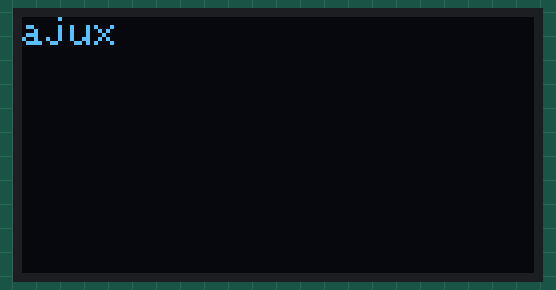
This sketch was run on a simulated Arduino Uno, built with avr-gcc and run on an emulated ATmega328P. Shown: 128×64 one-colour display.

Above: at 0.1 s.
At 1.1 s:
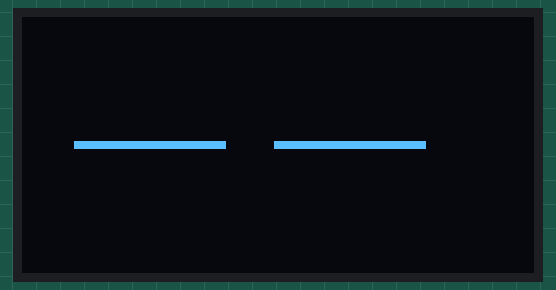
At 3.7 s:
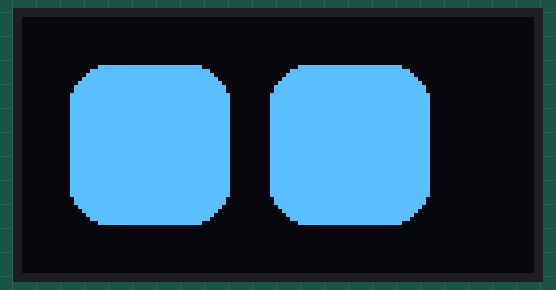
At 5.8 s:
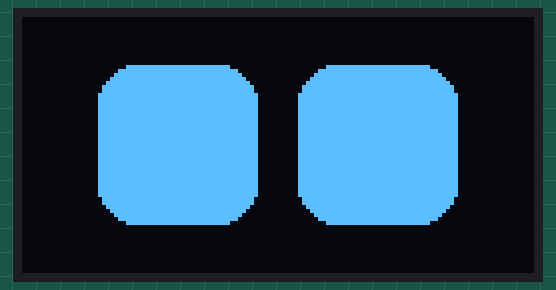
At 8.2 s:
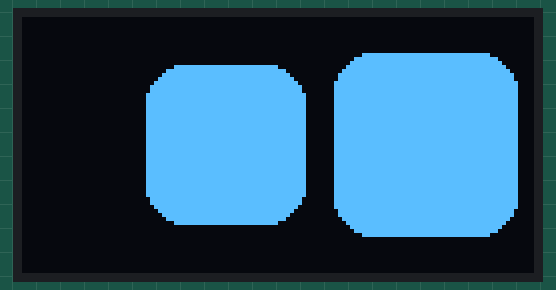
At 14.4 s:
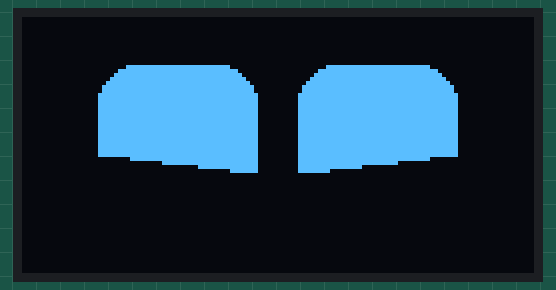

Measured:
- by itself, everything shown: repeats every 10.6 s, in 15 steps
- what the display in image 1 shows lasts 2.0 s, from 1.1 s to 3.1 s
- what the display in image 3 shows lasts 1.1 s, from 5.7 s to 6.8 s
- what the display in image 4 shows lasts 1.1 s, from 8.1 s to 9.2 s
- what the display in image 5 shows lasts 2.0 s, from 14.3 s to 16.3 s

The sketch:

movingEYE.ino
```cpp
#include <SPI.h>
#include <Wire.h>
#include <Adafruit_GFX.h>
#include <Adafruit_SSD1306.h>


#define SCREEN_WIDTH 128 // OLED display width, in pixels
#define SCREEN_HEIGHT 64 // OLED display height, in pixels

#define OLED_RESET     -1 // Reset pin # (or -1 if sharing Arduino reset pin)
#define SCREEN_ADDRESS 0x3C ///< See datasheet for Address; 0x3D for 128x64, 0x3C for 128x32
Adafruit_SSD1306 display(SCREEN_WIDTH, SCREEN_HEIGHT, &Wire, OLED_RESET);


//reference state
int ref_eye_height = 40;
int ref_eye_width = 40;
int ref_space_between_eye = 10;
int ref_corner_radius = 10;
//current state of the eyes
int left_eye_height = ref_eye_height;
int left_eye_width = ref_eye_width;
int left_eye_x = 32;
int left_eye_y = 32;
int right_eye_x = 32+ref_eye_width+ref_space_between_eye;
int right_eye_y = 32;
int right_eye_height = ref_eye_height;
int right_eye_width = ref_eye_width;


void draw_eyes(bool update=true)
{
    display.clearDisplay();
    //draw from center
    int x = int(left_eye_x-left_eye_width/2);
    int y = int(left_eye_y-left_eye_height/2);
    display.fillRoundRect(x,y,left_eye_width,left_eye_height,ref_corner_radius,SSD1306_WHITE);
    x = int(right_eye_x-right_eye_width/2);
    y = int(right_eye_y-right_eye_height/2);
    display.fillRoundRect(x,y,right_eye_width,right_eye_height,ref_corner_radius,SSD1306_WHITE);
    if(update)
    {
      display.display();
    }

}


void center_eyes(bool update=true)
{
  //move eyes to the center of the display, defined by SCREEN_WIDTH, SCREEN_HEIGHT
  left_eye_height = ref_eye_height;
  left_eye_width = ref_eye_width;
  right_eye_height = ref_eye_height;
  right_eye_width = ref_eye_width;

  left_eye_x = SCREEN_WIDTH/2-ref_eye_width/2-ref_space_between_eye/2;
  left_eye_y = SCREEN_HEIGHT/2;
  right_eye_x = SCREEN_WIDTH/2+ref_eye_width/2+ref_space_between_eye/2;
  right_eye_y = SCREEN_HEIGHT/2;

  draw_eyes(update);
}

void blink(int speed=12)
{
  draw_eyes();


  for(int i=0;i<3;i++)
  {
    left_eye_height = left_eye_height-speed;
    right_eye_height = right_eye_height-speed;
    draw_eyes();
    delay(1);
  }
  for(int i=0;i<3;i++)
  {
    left_eye_height = left_eye_height+speed;
    right_eye_height = right_eye_height+speed;

    draw_eyes();
    delay(1);
  }
}


void sleep()
{
  left_eye_height = 2;
  right_eye_height = 2;
  draw_eyes(true);
}
void wakeup()
{

  sleep();

  for(int h=0; h <= ref_eye_height; h+=2)
  {
    left_eye_height = h;
    right_eye_height = h;
    draw_eyes(true);
  }


}


void happy_eye()
{
  center_eyes(false);
  //draw inverted triangle over eye lower part
  int offset = ref_eye_height/2;
  for(int i=0;i<10;i++)
  {
    display.fillTriangle(left_eye_x-left_eye_width/2-1, left_eye_y+offset, left_eye_x+left_eye_width/2+1, left_eye_y+5+offset, left_eye_x-left_eye_width/2-1,left_eye_y+left_eye_height+offset,SSD1306_BLACK);
    //display.fillRect(left_eye_x-left_eye_width/2-1, left_eye_y+5, left_eye_width+1, 20,SSD1306_BLACK);

    display.fillTriangle(right_eye_x+right_eye_width/2+1, right_eye_y+offset, right_eye_x-left_eye_width/2-1, right_eye_y+5+offset, right_eye_x+right_eye_width/2+1,right_eye_y+right_eye_height+offset,SSD1306_BLACK);
    //display.fillRect(right_eye_x-right_eye_width/2-1, right_eye_y+5, right_eye_width+1, 20,SSD1306_BLACK);
    offset -= 2;
    display.display();
    delay(1);
  }


  display.display();
  delay(1000);
}

void saccade(int direction_x, int direction_y)
{
  //quick movement of the eye, no size change. stay at position after movement, will not move back,  call again with opposite direction
  //direction == -1 :  move left
  //direction == 1 :  move right

  int direction_x_movement_amplitude = 8;
  int direction_y_movement_amplitude = 6;
  int blink_amplitude = 8;

  for(int i=0;i<1;i++)
  {
    left_eye_x+=direction_x_movement_amplitude*direction_x;
    right_eye_x+=direction_x_movement_amplitude*direction_x;
    left_eye_y+=direction_y_movement_amplitude*direction_y;
    right_eye_y+=direction_y_movement_amplitude*direction_y;

    right_eye_height-=blink_amplitude;
    left_eye_height-=blink_amplitude;
    draw_eyes();
    delay(1);
  }

  for(int i=0;i<1;i++)
  {
    left_eye_x+=direction_x_movement_amplitude*direction_x;
    right_eye_x+=direction_x_movement_amplitude*direction_x;
    left_eye_y+=direction_y_movement_amplitude*direction_y;
    right_eye_y+=direction_y_movement_amplitude*direction_y;

    right_eye_height+=blink_amplitude;
    left_eye_height+=blink_amplitude;

    draw_eyes();
    delay(1);
  }

}

void move_right_big_eye()
{
  move_big_eye(1);
}
void move_left_big_eye()
{
  move_big_eye(-1);
}
void move_big_eye(int direction)
{
  //direction == -1 :  move left
  //direction == 1 :  move right

  int direction_oversize = 1;
  int direction_movement_amplitude = 2;
  int blink_amplitude = 5;

  for(int i=0;i<3;i++)
  {
    left_eye_x+=direction_movement_amplitude*direction;
    right_eye_x+=direction_movement_amplitude*direction;
    right_eye_height-=blink_amplitude;
    left_eye_height-=blink_amplitude;
    if(direction>0)
    {
      right_eye_height+=direction_oversize;
      right_eye_width+=direction_oversize;
    }else
    {
      left_eye_height+=direction_oversize;
      left_eye_width+=direction_oversize;
    }

    draw_eyes();
    delay(1);
  }
  for(int i=0;i<3;i++)
  {
    left_eye_x+=direction_movement_amplitude*direction;
    right_eye_x+=direction_movement_amplitude*direction;
    right_eye_height+=blink_amplitude;
    left_eye_height+=blink_amplitude;
    if(direction>0)
    {
      right_eye_height+=direction_oversize;
      right_eye_width+=direction_oversize;
    }else
    {
      left_eye_height+=direction_oversize;
      left_eye_width+=direction_oversize;
    }
    draw_eyes();
    delay(1);
  }

  delay(1000);

  for(int i=0;i<3;i++)
  {
    left_eye_x-=direction_movement_amplitude*direction;
    right_eye_x-=direction_movement_amplitude*direction;
    right_eye_height-=blink_amplitude;
    left_eye_height-=blink_amplitude;
    if(direction>0)
    {
      right_eye_height-=direction_oversize;
      right_eye_width-=direction_oversize;
    }else
    {
      left_eye_height-=direction_oversize;
      left_eye_width-=direction_oversize;
    }
    draw_eyes();
    delay(1);
  }
  for(int i=0;i<3;i++)
  {
    left_eye_x-=direction_movement_amplitude*direction;
    right_eye_x-=direction_movement_amplitude*direction;
    right_eye_height+=blink_amplitude;
    left_eye_height+=blink_amplitude;
    if(direction>0)
    {
      right_eye_height-=direction_oversize;
      right_eye_width-=direction_oversize;
    }else
    {
      left_eye_height-=direction_oversize;
      left_eye_width-=direction_oversize;
    }
    draw_eyes();
    delay(1);
  }


  center_eyes();


}

void setup() {
  // put your setup code here, to run once:

  // SSD1306_SWITCHCAPVCC = generate display voltage from 3.3V internally
  display.begin(SSD1306_SWITCHCAPVCC, SCREEN_ADDRESS);


  //for usb communication
  Serial.begin(115200);


  // Show initial display buffer contents on the screen --
  // the library initializes this with an Adafruit splash screen.

  // Clear the buffer
  display.clearDisplay();

  display.setTextSize(1);             // Normal 1:1 pixel scale
  display.setTextColor(SSD1306_WHITE);        // Draw white text
  display.setCursor(0,0);             // Start at top-left corner
  display.println("ajux");
  display.display();
  delay(1000);
  sleep();
  delay(2000);
  wakeup();
  delay(1000);
  draw_eyes();
  delay(1000);


  // Draw a single pixel in white
  //display.drawPixel(10, 10, SSD1306_WHITE);


}

void loop() {
  // put your main code here, to run repeatedly:

  center_eyes();
  delay(1000);
  blink();
  delay(1000);
  move_right_big_eye();
  delay(1000);
  blink();
  delay(1000);
  move_left_big_eye();
  delay(1000);
  happy_eye();
  delay(1000);


}
```
